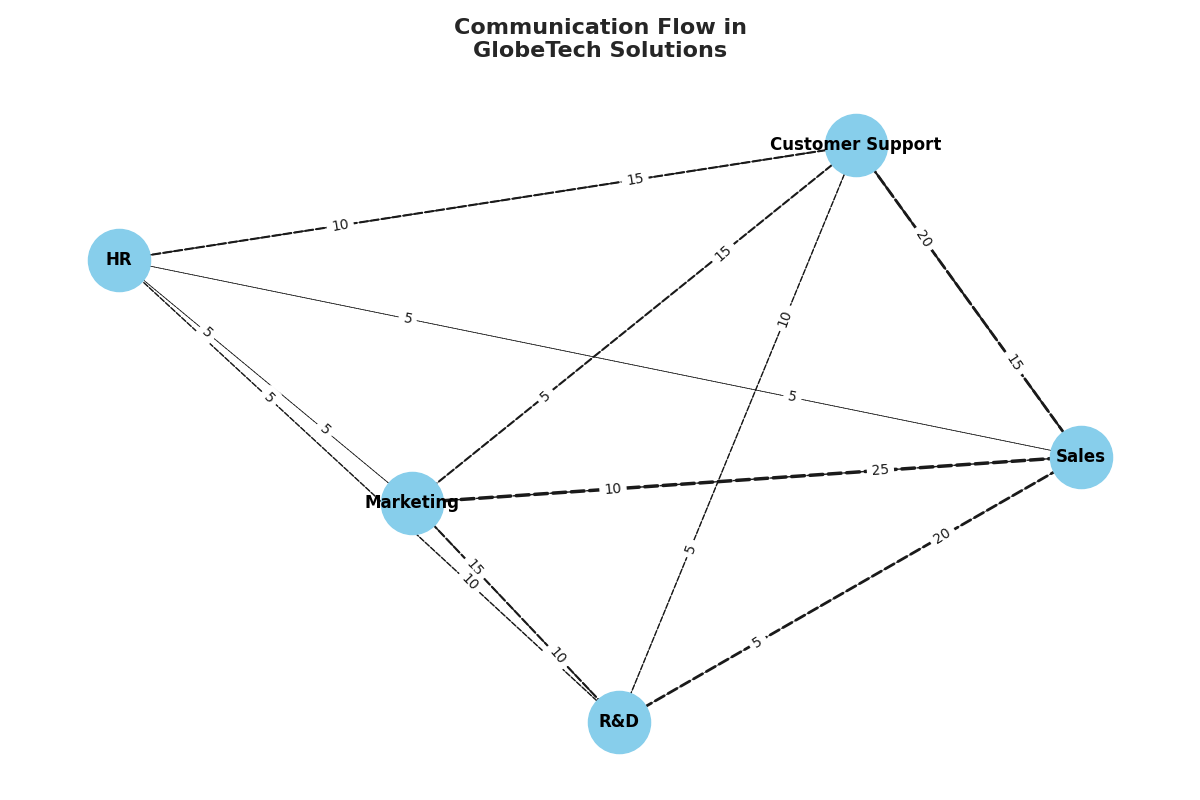

The script that drew this image:
import matplotlib.pyplot as plt
import networkx as nx

departments = ['R&D', 'Marketing', 'Sales', 'HR', 'Customer Support']
communication_matrix = [
    [0, 15, 20, 5, 10],
    [10, 0, 25, 5, 15],
    [5, 10, 0, 5, 20],
    [10, 5, 5, 0, 15],
    [5, 5, 15, 10, 0]
]

G = nx.DiGraph()
G.add_nodes_from(departments)

for i, source in enumerate(departments):
    for j, target in enumerate(departments):
        if communication_matrix[i][j] > 0:
            G.add_edge(source, target, weight=communication_matrix[i][j])

pos = nx.spring_layout(G, k=0.3, iterations=50)
plt.figure(figsize=(12, 8))

# Randomly alter stylistic elements
line_styles = ['-', '--', '-.', ':']
marker_styles = ['o', 's', '^', 'p', '*']
colors = ['skyblue', 'lightgreen', 'lightcoral', 'lightsalmon', 'lightpink']

nx.draw_networkx_nodes(G, pos, node_size=2000, node_color=colors[0])
nx.draw_networkx_labels(G, pos, font_size=12, font_color='black', font_weight='bold')

edges = G.edges(data=True)
nx.draw_networkx_edges(
    G, pos, edgelist=edges,
    width=[edge[2]['weight'] * 0.1 for edge in edges],
    arrowstyle='->', arrowsize=20,
    style=line_styles[1]
)

edge_labels = {(source, target): f'{attr["weight"]}' for source, target, attr in edges}
nx.draw_networkx_edge_labels(G, pos, edge_labels=edge_labels, font_size=10, label_pos=0.3)

plt.title('Communication Flow in\nGlobeTech Solutions', fontsize=16, fontweight='bold', pad=20)
plt.grid(True, linestyle=line_styles[2])  # Add grid with random line style

plt.axis('off')
plt.tight_layout()
plt.show()
